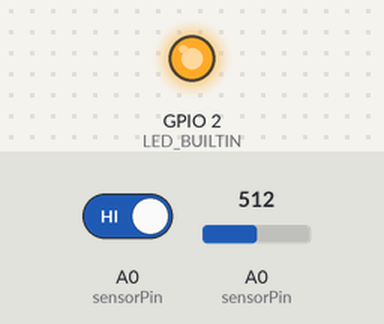
A sketch run on a simulated ESP8266 (NodeMCU). Parts: output pins drawn as LEDs (lit = HIGH, except the on-board LED, lit = LOW). Dashed ring = blinking. The test bench sets the inputs (shaded band); at power-on: A0 (sensorPin) HIGH, A0 (sensorPin) = 512. WiFi joins after 1.5 s; servers stay silent unless stated; uploads are accepted with an empty reply; what the sketch prints to the serial monitor is not drawn.

Above: at 2.7 s.
2.8 s: A0 (sensorPin) driven LOW
At 3.95 s:
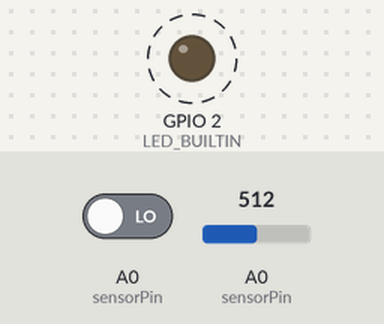
5.8 s: A0 (sensorPin) set to 43
8.8 s: A0 (sensorPin) set to 37
At 9.3 s:
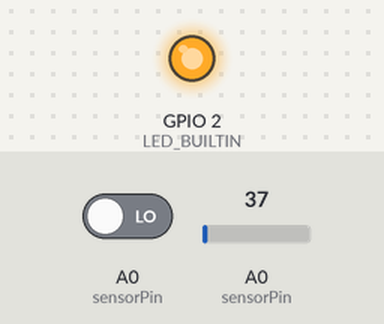
10.5 s: A0 (sensorPin) set to 122
At 10.98 s:
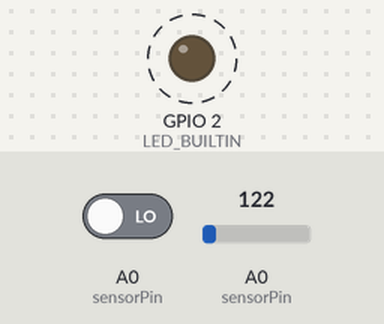
13.5 s: A0 (sensorPin) set to 30
At 13.79 s:
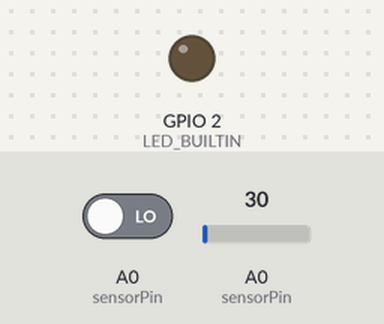
Timing chart, 0 to 16.5 s (numbered marks = the images above; inputs shaded):
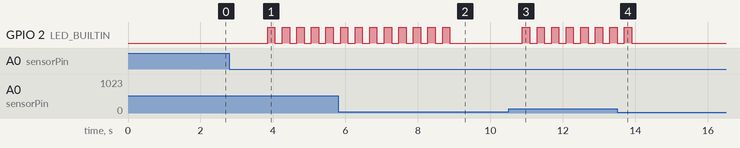

The sketch:

GigaPan_Pattachitra_switch_multiPress.ino
```cpp
/*
 *  Purpose: Navigate in GigaPix image via NodeMCU switches, as it makes POST request
 *  Created on: 18/1/2018
 */

//http://10.208.34.149:85/gigapan/demo_image1.php

//http://10.208.26.254:81/gigapan/index.php // COMMON - SERVER

#include <ESP8266WiFi.h>
#include <WiFiClientSecure.h>
#include <ESP8266HTTPClient.h>

#include "OneButton.h"

// Setup a new OneButton on pin A0.
OneButton buttons(A0, true);

const int sensorPin = A0;    // select the input pin for sensor value
int buf = 0, switches = 17, sw=0, i=0, a, b, last_sw=0, press_count=0, adc_max = 1024;
float sensorValue = 0, s, t, s_map;
float unit_step = adc_max/(switches+1);
//float map_max = adc_max, unit_step = map_max/(switches+1);

const char* ssid = "cdac";
const char* password = "";

// COMMON - SERVER
const char* host = "http://10.208.26.254:81";             //main - Server address
String post = "/gigapan/index.php";                 //main - Post service Path

// MAIN
//const char* host = "http://10.208.34.149:85";             //main - Server address
//String post = "/gigapan/demo_image1.php";                 //main - Post service Path

// LOCAL
//const char* host = "http://10.208.43.70:3000";          //local - Server address
//String post = "/gigapan";                               //local - Post service Path


/*bool REQUEST_MADE = false;

typedef struct {
  int pointID;
} gigaPixelLocation;

gigaPixelLocation point;*/

//POST data to Server
bool postData(String path, int sw, int press_type)
{
  HTTPClient httpPost;

  httpPost.begin(host + path);
  httpPost.addHeader("Content-Type","application/x-www-form-urlencoded");
  String st_sw = String(sw);
  String st_ptype = String(press_type);
  //String st_s = String(s);

  Serial.println("pointID: " + st_sw + ", pressType: " + st_ptype + ", pointsSubmit: 1");
  //int httpCode = httpPost.POST("pointID=" + st_sw + "&" + "pressType=" + st_ptype + "&" +"pointsSubmit=1");
  int httpCode = httpPost.POST("pointID=" + st_sw + "&" + "pointsSubmit=1");
  //int httpCode = httpPost.POST("pointID=" + st_sw + "&"+"pointValue=" + st_s + "&"+"pointsSubmit=1");

  //httpPost.writeToStream(&Serial);
  httpPost.end();

  Serial.println(httpCode);

  if(httpCode == 200)
  {
    Serial.println("POST success");
    return true;
  }
  else  { return false; }
}

void setup()
{
  //LED setup
  pinMode(LED_BUILTIN, OUTPUT);

  Serial.begin(115200);
  Serial.println();

  buttons.attachClick(click1);
  buttons.attachDoubleClick(doubleclick1);
  //buttons.attachLongPressStart(longPressStart1);
  //buttons.attachLongPressStop(longPressStop1);
  buttons.attachDuringLongPress(longPress1);

  Serial.print("connecting to ");
  Serial.println(ssid);
  WiFi.begin(ssid, password);

  while (WiFi.status() != WL_CONNECTED) { delay(500); Serial.print("."); }

  Serial.println("");
  Serial.println("WiFi connected");
  Serial.println("IP address: ");
  Serial.println(WiFi.localIP());
  Serial.println(WiFi.macAddress());
}

void loop()
{ buttons.tick();

   /*
  if(!REQUEST_MADE)
      {
        postData(post,point.sw);
        REQUEST_MADE = true;
      }

    if(digitalRead(GPIOA)==HIGH)
          gpioHigh(PointA);
    else
          REQUEST_MADE = false;*/

    //delay(1000);
}

void button_pressed(int press_type)
{ String button_msg;
  int flag=1;
   // read the value from the sensor:
  s=analogRead(sensorPin);
  Serial.print("sensorValue : ");
  Serial.print(s);
  //s_map = map(s, 0, adc_max, 0, map_max);

  sw=0;
  if (s>40){sw = round((s+buf)/unit_step);}
  //if (s_map>20){sw = round((s_map)/unit_step);}
  if(sw>0)
  {   //point.pointID = sw;
      //Serial.print(String(" s_map -> ")+(s_map)+String(" -> "));

     if(postData(post, sw, press_type))
     //if(postData(post, sw, s_map))
        digitalWrite(LED_BUILTIN, HIGH);

        switch(press_type)
        {
          case 1: button_msg = "single pressed";      break;
          case 2: button_msg = "double pressed";      break;
          case 3: button_msg = "long press started";  break;
          case 4: button_msg = "long pressed";        break;
          case 5: button_msg = "long press ended";    break;
          default: flag=0; break;
        }

     if(flag)
     {  Serial.print(String(" -> switch ")+(sw)+ String(" ") + button_msg);
      }
  }
  /*if(s>240 && s<260) Serial.print(String("sensorValue : ")+s+String(" -> switch 1 "));*/

  Serial.println("");

  delay(200);
  digitalWrite(LED_BUILTIN, LOW);

}

// ----- button 1 callback functions

// This function will be called when the button1 was pressed 1 time (and no 2. button press followed).
void click1() {
  Serial.println("Single press.");
  button_pressed(1);

} // click1


// This function will be called when the button1 was pressed 2 times in a short timeframe.
void doubleclick1() {
  Serial.println("Double press.");
  button_pressed(2);
  //
} // doubleclick1


// This function will be called once, when the button1 is pressed for a long time.
void longPressStart1() {
  Serial.println("Long Press started");
  button_pressed(3);
  //
} // longPressStart1


// This function will be called often, while the button1 is pressed for a long time.
void longPress1() {
  Serial.println("Long Press . . . . ");
  button_pressed(4);

} // longPress1


// This function will be called once, when the button1 is released after beeing pressed for a long time.
void longPressStop1() {
  Serial.println("Long Press ended");
  button_pressed(5);

} // longPressStop1
```

Measured:
- the behaviour switches between 41 and 40 on A0 (sensorPin) (found by bisection; images 1 and 2)
- after the input at 2.8 s, GPIO 2 (LED_BUILTIN): alternates HIGH for 0.20 s and LOW for 0.20 s, starting after 1.1 s
- after the input at 8.8 s, GPIO 2 (LED_BUILTIN): goes on until 8.9 s, then stays LOW
- after the input at 10.5 s, GPIO 2 (LED_BUILTIN): alternates HIGH for 0.20 s and LOW for 0.20 s, starting after 0.38 s
- after the input at 13.5 s, GPIO 2 (LED_BUILTIN): goes on until 13.9 s, then stays LOW
